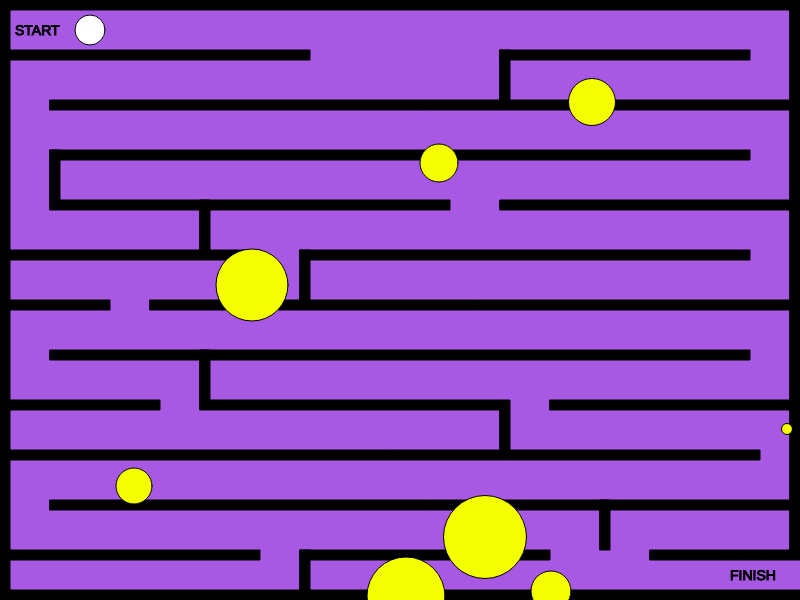
Frame 1 (no input)
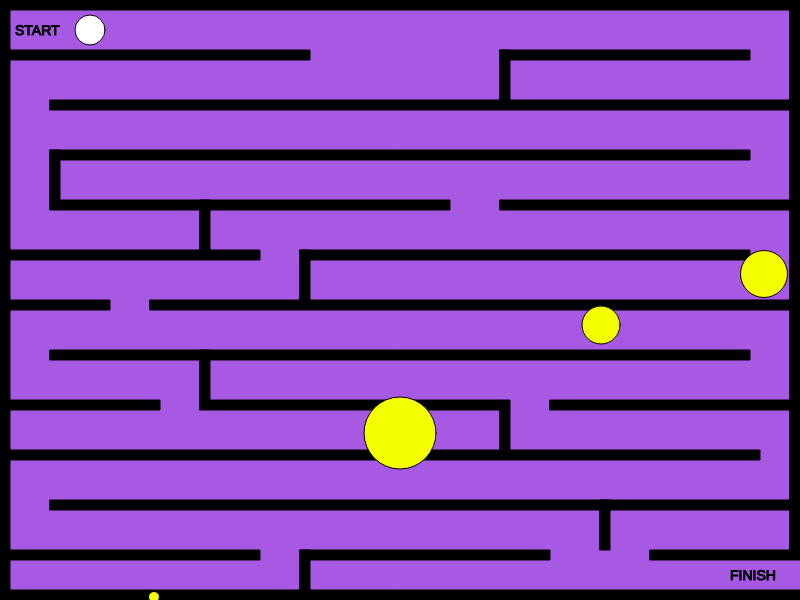
Frame 60 (no input)
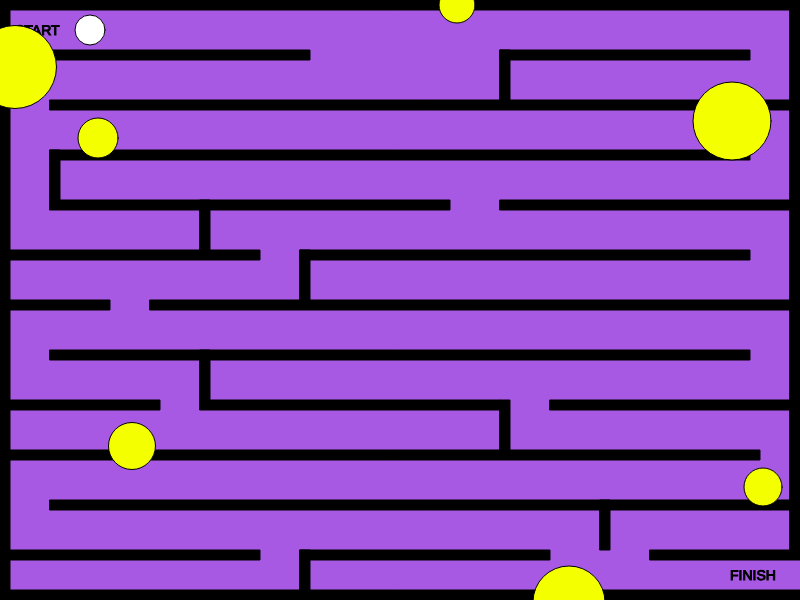
Frame 120 (the mouse pressed at the canvas centre since frame 60)

The p5.js sketch that drew these frames (run headless with seeded random() and noise() and a simulated clock; from frame 60 on, the mouse is pressed at the canvas centre):

// p5.js sketch
// ── sketch.js
var characterX = 90;
var characterY = 30;

var w = 87;
var s = 83;
var a = 65;
var d = 68;

var enemyX = 80;
var enemyY = 100;

var enemyXs = [];
var enemyYs = [];
var diameters = [];

var enemyXSpeeds = [];
var enemyYSpeeds = [];

var mouseShapeX;
var mouseShapeY;

function setup()
{
    createCanvas(800, 600);
    // get a random speed when the it first starts
    for (var i = 0; i < 8; i++) {
      enemyXSpeeds[i] = Math.floor(Math.random() * (Math.floor(Math.random() * 10)) + 1);
      enemyYSpeeds[i] = Math.floor(Math.random() * (Math.floor(Math.random() * 10)) + 1);
      enemyXs[i] = getRandomNumber(800);
      enemyYs[i] = getRandomNumber(600);
      diameters[i] = getRandomNumber(80);
}
    createCharacter(characterX,characterY,30);
}

function draw()
{
  // canvas background
    background(167,89,228);
    stroke(0);

    fill(0);
    // borders
    createBorders(10);
    // obstacles
    drawObstacles();
    // text
    textSize(14);
    text("FINISH", width-70,height-20);
    text("START", width-785,height-565);
    // character
    drawCharacter();
    characterMovement();
    fill(244,255,0);
  // draw enemy
    for (var i = 0; i < 8; i++)
    {
      circle(enemyXs[i], enemyYs[i], diameters[i]);
      enemyXSpeeds[i] = Math.floor(Math.random() * (Math.floor(Math.random() * 10)) + 1);
      enemyYSpeeds[i] = Math.floor(Math.random() * (Math.floor(Math.random() * 10)) + 1);
  // move enemy
       enemyXs[i] += enemyXSpeeds[i];
       enemyYs[i] += enemyXSpeeds[i];
  // enemy bounds
       if (enemyXs[i] > width) {
           enemyXs[i] = 0;
           }
           if (enemyXs[i] < 0) {
           enemyXs[i] = width;
           }
           if (enemyYs[i] > width) {
           enemyYs[i] = 0;
         }
           if (enemyYs[i] < 0) {
           enemyYs[i] = width;
   }
 }
    drawMouse();
    // exit gate
    if(characterX > width-10 && characterY > height-50)
    {
        fill(255,255,255);
        stroke(5);
        textSize(28);
        text("YOU WIN!", width-450, height-310);
    }
          }

function characterMovement()
{
    // handle the keys
    if(keyIsDown(w))
    {
        characterY -= 10;
    }
    if(keyIsDown(s))
    {
        characterY += 10;
    }
    if(keyIsDown(a))
    {
        characterX -= 10;
        console.log("movement: " + characterX);
    }
    if(keyIsDown(d))
    {
        characterX += 10;
    }
}

function createCharacter(x,y)
{
    characterX = x;
    characterY = y;
    console.log(characterX);
}

function drawCharacter()
{
    fill(255,255,255);
    circle(characterX,characterY,30);
}

function drawObstacles()
{
  rect(10,50,300,10);
rect(50,100,750,10);
rect(500,50,10,50);
rect(500,50,250,10);
rect(50,150,700,10);
rect(50,150,10,50);
rect(50,200,400,10);
rect(500,200,400,10);
rect(200,200,10,50);
rect(300,250,10,50);
rect(300,250,450,10);
rect(10,250,250,10);
rect(150,300,700,10);
rect(10,300,100,10);
rect(50,350,700,10);
rect(200,350,10,50);
rect(200,400,300,10);
rect(10,400,150,10);
rect(550,400,300,10);
rect(500,400,10,50);
rect(10,450,750,10);
rect(50,500,800,10);
rect(600,500,10,50);
rect(300,550,250,10);
rect(650,550,750,10);
rect(10,550,250,10);
rect(300,550,10,50);
}

function createBorders(thickness)
{
  rect(0,0,width,thickness);
  rect(0,0,thickness,height);
  rect(0, height-thickness,width, thickness);
  rect(width-thickness,0,thickness,height-50);
}

function drawMouse()
{
fill(250,0,250);
circle(mouseShapeX, mouseShapeY, 25);
}

function mouseClicked()
{
    mouseShapeX = mouseX;
    mouseShapeY = mouseY;
}
function getRandomNumber(number) {
    return Math.floor(Math.random() * number) + 5;
}
